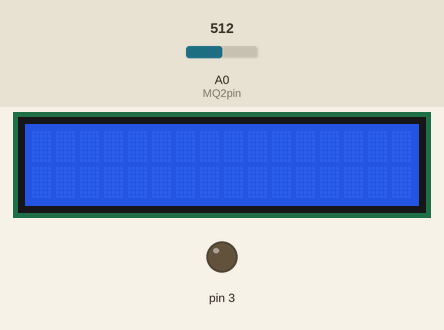
Recording of a sketch running on a simulated Arduino Uno, built with avr-gcc and run on an emulated ATmega328P. Shown: 16×2 character LCD, output pins drawn as LEDs (lit = HIGH). The test bench sets the inputs (shaded band); at power-on: A0 (MQ2pin) = 512. The local clock reads 2024-03-15 10:24:30 at power-on unless the sketch sets it; storage starts empty; what the sketch prints to the serial monitor is not drawn.

Above: at 1.2 s.
1.3 s: A0 (MQ2pin) set to 294
At 4.9 s:
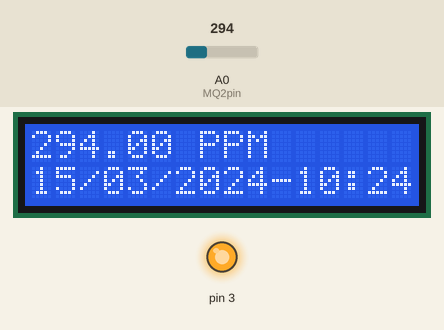
5.6 s: A0 (MQ2pin) set to 270
At 8.6 s:
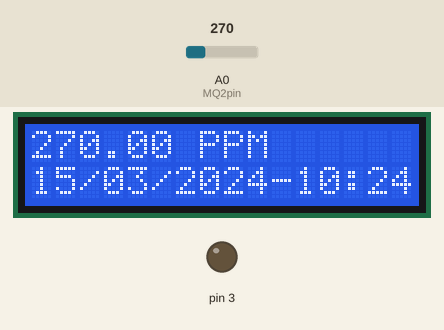
9.7 s: A0 (MQ2pin) set to 220
At 13.1 s:
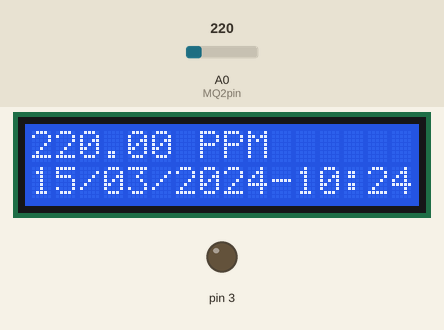
13.8 s: A0 (MQ2pin) set to 109
At 17.5 s:
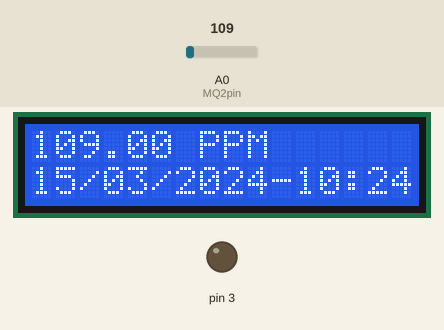
17.8 s: A0 (MQ2pin) set to 91
At 21.0 s:
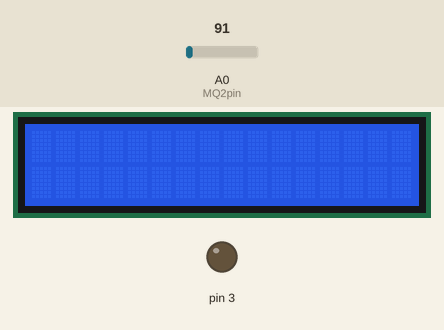
Timing chart, 0 to 22.5 s (numbered marks = the images above; inputs shaded):
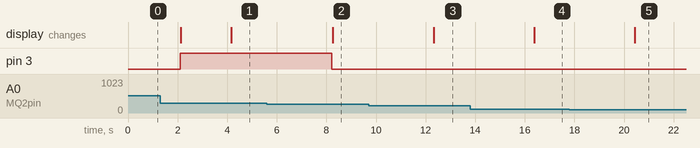

The sketch:

proje.ino
```cpp
#include <virtuabotixRTC.h>
#include <LiquidCrystal_I2C.h>
#include <SPI.h> // SPI kütüphanesi tanımlanıyor
#include <SD.h>  // SD kart kütüphanesi tanımlanıyor
#define MQ2pin (0)

LiquidCrystal_I2C lcd(0x27,16,2);
File dosya;      // Dosya adında bir File nesnesi oluşturuluyor
int kayit = 0;   // Okunan kayıtların sayısını tutuan değişken
int saat,dakika,gun,ay,yil;
float sensorValue;  //variable to store sensor value

virtuabotixRTC Saat(6, 7, 8); //CLK -> 6, Data -> 7, RST -> 8


void setup() {
  pinMode(3, OUTPUT);
  Serial.begin(9600);

  lcd.begin();
  if (!SD.begin(10))      //SD kartı başlatıp CS pinini 10 belirledik
  {
    Serial.println("SD kart takili degil!");
    Serial.println("Lutfen SD kartinizi takiniz!");

  }  else  {
    Serial.println("SD kart kullanima hazir!!!");
  }
  SD.mkdir("TekDosya");                         //Klasör oluşturuluyor
  Serial.println("Klasor olusturuldu");         //Seri port ekranında bilgiyi yazdıryoruz


}

void loop() {
  sensorValue = analogRead(MQ2pin); // read analog input pin 0
  dosya = SD.open("Tekdosya/not.txt", FILE_WRITE);  //Dosya nesnesiyle klasörü açıp not.txt dosyasını yazıyoruz
  Saat.updateTime(); //Bu kod ile RTC deki anlık zamanı alıyoruz.
  saat=Saat.hours;
  dakika=Saat.minutes;
  gun=Saat.dayofmonth;
  ay=Saat.month;
  yil=Saat.year;
  char date[15];
  sprintf (date,"%02d/%02d/%02d-%02d:%02d",gun,ay,yil,saat,dakika);


  if (sensorValue>=230)
  {
              if (dosya)
              {
                dosya.print("  Gaz Degeri: "); //Not.txt dosyasına veri yazıyoruz.
                dosya.print(sensorValue); //Not.txt dosyasına veri yazıyoruz.

                dosya.println(Saat.hours+":"+Saat.minutes);
                dosya.print(" ");
                dosya.print(Saat.dayofmonth);
                dosya.print("/");
                dosya.print(Saat.month);
                dosya.print("/");
                dosya.print(Saat.year);

              }
              dosya.close();                            //Dosyayı kapatıyoruz
              kayit++;

  } else {
    Serial.print("Duman yok");
  }
  Serial.println(sensorValue);           //Seri port ekranına yazdırılan veriyi yazdırıyoruz
  Serial.println(kayit);                          //Kayıt sayısını yazdırıyoruz

  delay(2000);
  if (sensorValue>=280)
  {
        digitalWrite(3, HIGH);


  } else{
        digitalWrite(3, LOW);

  }

  if (sensorValue>=100)
  {
        lcd.setCursor(0,0); // İlk satırın başlangıç noktası
        lcd.print(sensorValue);
        lcd.print(" PPM");

        lcd.setCursor(0,1); // İkinci satırın başlangıç noktası
        lcd.print(date);


  } else{
        lcd.clear();
  }


}
```

Measured:
- the behaviour switches between 280 and 279 on A0 (MQ2pin) (found by bisection; images 1 and 2)
- the behaviour switches between 100 and 99 on A0 (MQ2pin) (found by bisection; images 4 and 5)
- after the input at 1.3 s, the display: first differs from a run without the input after 2.9 s (image 1)
- after the input at 5.6 s, pin 3: HIGH → LOW after 2.6 s; the display: changes after 2.6 s (image 2)
- after the input at 9.7 s, the display: changes after 2.6 s (image 3)
- after the input at 13.8 s, the display: changes after 2.6 s (image 4)
- after the input at 17.8 s, the display: changes after 2.6 s (image 5)
